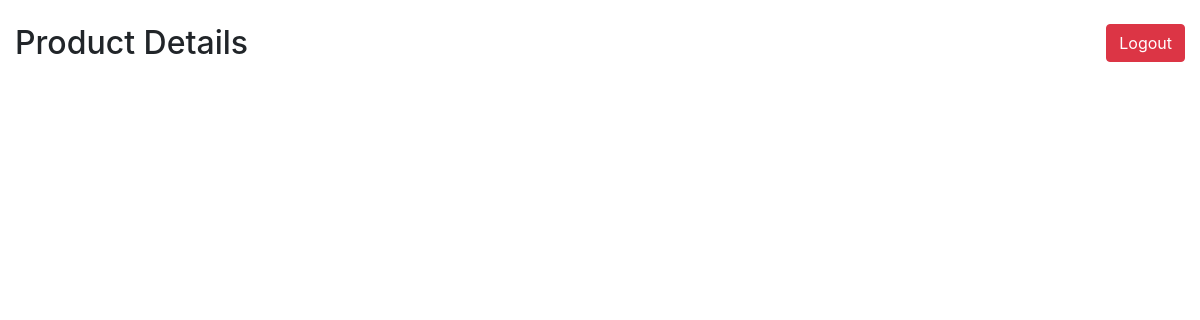
The app's page /detail/2 (signed in), older data.
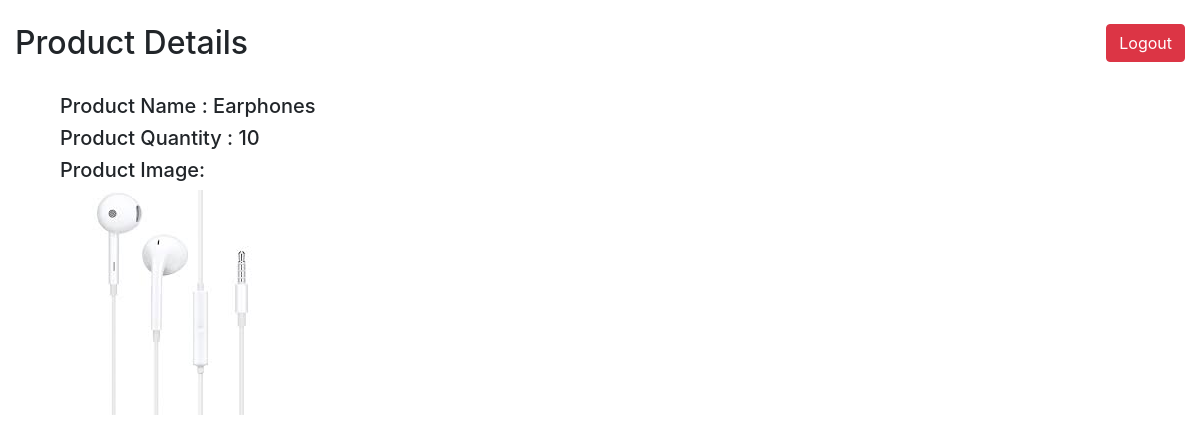
The same page, newer data.
### product/models.py (models this page shows)
class Product(models.Model):
    name = models.CharField(max_length=50, blank=False, default='')
    quantity = models.IntegerField(blank=False, default=0)
    img = models.FileField(upload_to=settings.MEDIA_ROOT)

### product/views.py (the view)
# urls.py: path('detail/<int:pk>', views.detail, name='detail'),
def detail(request, pk):
    if request.session['logged_in'] == True:
        data = Product.objects.filter(pk=pk)
        return render(request, 'detail.html', {"data": data})
    else:
        return redirect('login')

### cb_task/templates/detail.html (shortened to what this page needs)
{% extends 'base.html' %}
{% block content %}
    <div class="container-fluid">
        <br/>
        <div class="row">
            <div class="col-md-6" align="left">
                <h2>Product Details</h2>
            </div>
            <div class="col-md-6" align="right">
                <a href="{% url 'logout' %}" class="btn btn-danger">Logout</a>
            </div>
        </div>
        <br/>
        <div class="container">
            {% for i in data %}
            <div>
                <div class="col-md-4">
                    <h5>Product Name : {{i.name}}</h5>
                </div>
                <div class="col-md-4">
                    <h5>Product Quantity : {{i.quantity}}</h5>
                </div>
                <div class="col-md-4">
                    <h5>Product Image: </h5>
                    <img src="{{ i.img.url }}" />
                </div>
            </div>
            {% endfor %}
        </div>
    </div>
{% endblock %}

Row changes from the older to the newer data that the page shows:
added Product: name "Earphones", quantity "10", img (picture)
